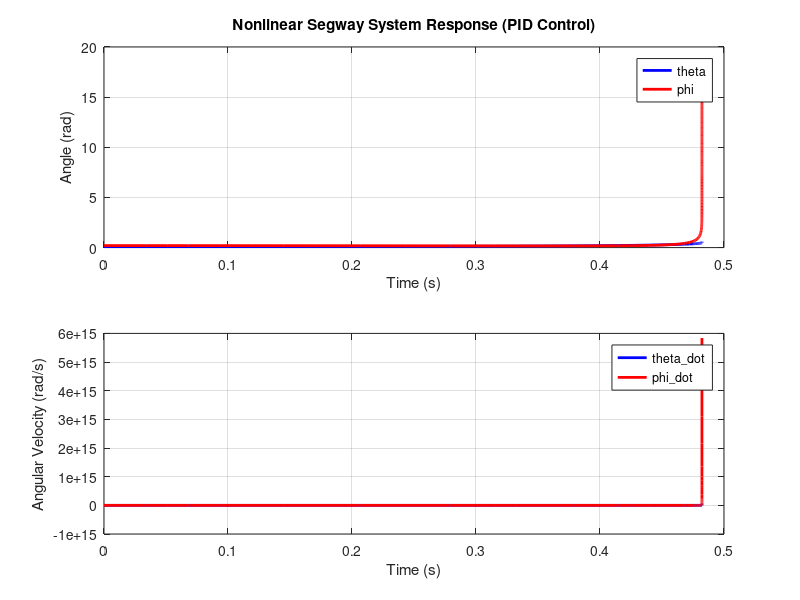

Recreate this plot in MATLAB. (Note: this script raises an error after producing the figure.)
% Parameters
m = 0.1;    % Mass of the wheel
l = 0.5;    % Distance from body's center of mass to the wheel axis
I = 0.006;  % Moment of inertia of the body around its center of mass
g = 9.81;   % Acceleration due to gravity
M = 1.0;    % Parameter M

% Desired performance specifications
zeta = 0.6;      % Damping ratio
wn = 1.4;        % Natural frequency (rad/s)

% Calculate PID gains
Kp = 2 * zeta * wn;
Ki = wn^2/zeta;
Kd = 2 * zeta * wn;

% Nonlinear state-space equations
A = @(t, x, u) [
    x(2);
    ((m*g*l*sin(x(1)))/(I^2 + m*l^2) * u - m*l*sin(x(1))*x(4)^2 + m*l*cos(x(1))) / ((m^2*l^2*cos(x(1))^2)/(I^2 + m*l^2) - (M+m));
    x(4);
    (((u^2 - m*l*sin(x(1))*x(2))/(M+m)) * m*g*l*sin(x(1)) - m*l*cos(x(1))) / ((m*l^2*cos(x(1))^2)/(M+m) - I^2 + m*l)
];

% Simulation settings
tspan = [0 10];         % Simulation time span
x0 = [0.1; 0; 0.2; 0];   % Initial state [theta; theta_dot; phi; phi_dot]

% Simulate the system with PID control using ode45
[t, x] = ode45(@(t, x) A(t, x, -Kp*x(1) - Ki*trapz(t, x(:, 1)) - Kd*x(2)), tspan, x0);

% Plot the response
figure;

% Plotting angles
subplot(2, 1, 1);
plot(t, x(:, 1), 'b', 'LineWidth', 2);
hold on;
plot(t, x(:, 3), 'r', 'LineWidth', 2);
xlabel('Time (s)');
ylabel('Angle (rad)');
title('Nonlinear Segway System Response (PID Control)');
legend('theta', 'phi');
grid on;

% Plotting angular velocities
subplot(2, 1, 2);
plot(t, x(:, 2), 'b', 'LineWidth', 2);
hold on;
plot(t, x(:, 4), 'r', 'LineWidth', 2);
xlabel('Time (s)');
ylabel('Angular Velocity (rad/s)');
legend('theta\_dot', 'phi\_dot');
grid on;

% Performance metrics
info = stepinfo(x(:, 1), t);  % Step info for theta
OS = info.Overshoot;         % Overshoot
Ts = info.SettlingTime;      % Settling time

disp(['Overshoot (theta): ', num2str(OS)]);
disp(['Settling Time (theta): ', num2str(Ts)]);

